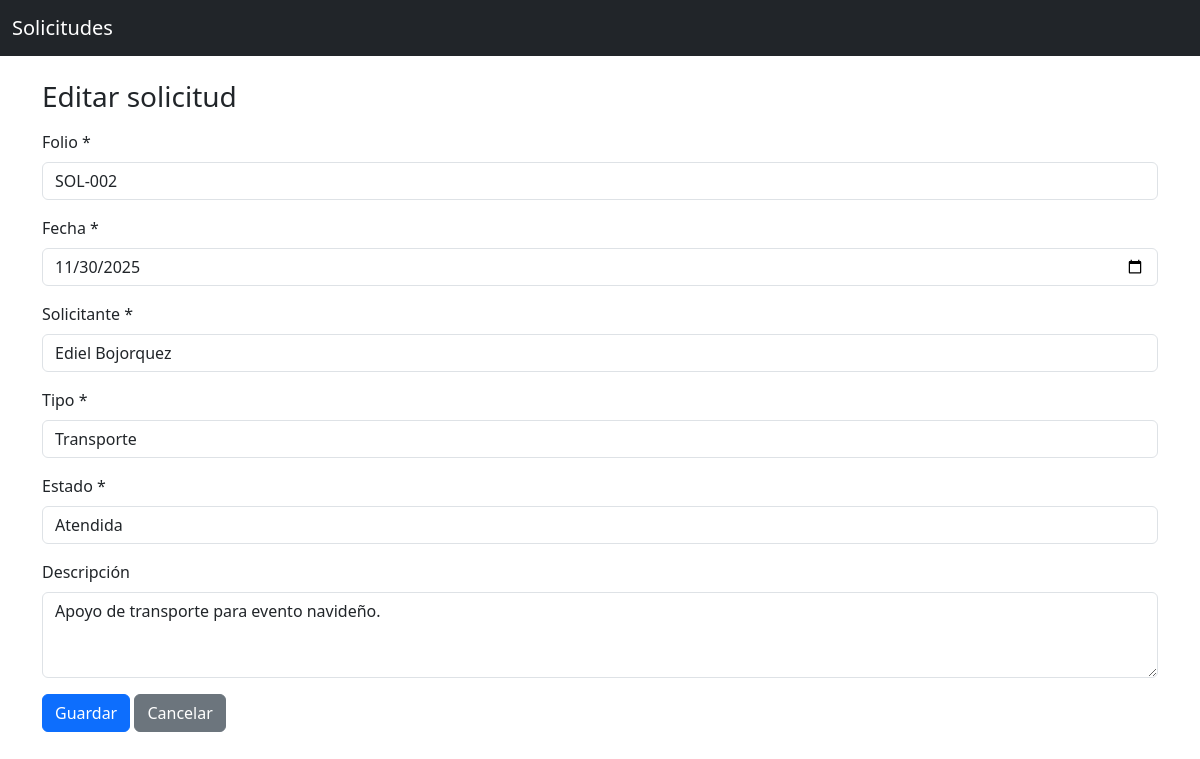
/editar/5, run on the app's committed database.
### tables this page shows
CREATE TABLE solicitudes (
                id INTEGER PRIMARY KEY AUTOINCREMENT,
                folio TEXT NOT NULL,
                fecha TEXT NOT NULL,
                solicitante TEXT NOT NULL,
                tipo TEXT NOT NULL,
                estado TEXT NOT NULL,
                descripcion TEXT
            );

### app.py (the view, shortened to what this page needs)
@app.route("/editar/<int:solicitud_id>", methods=["GET", "POST"])
def editar(solicitud_id):
    with get_connection() as conn:
        cur = conn.execute("SELECT * FROM solicitudes WHERE id = ?", (solicitud_id,))
        solicitud = cur.fetchone()
    if solicitud is None:
        flash("La solicitud indicada no existe.", "warning")
        return redirect(url_for("index"))
    return render_template("form.html", solicitud=solicitud, modo="editar")

### db.py (called while the page is built)
def get_connection():
    conn = sqlite3.connect(DATABASE)
    conn.row_factory = sqlite3.Row
    return conn

### templates/form.html (shortened to what this page needs)
{% extends "base.html" %}
{% block content %}
<h1 class="h3 mb-3">
    {% if modo == "editar" %}Editar solicitud{% else %}Nueva solicitud{% endif %}
</h1>
<form method="post">
    <div class="mb-3">
        <label class="form-label">Folio *</label>
        <input type="text" name="folio" class="form-control"
               value="{{ solicitud.folio if solicitud else '' }}" required>
    </div>
    <div class="mb-3">
        <label class="form-label">Fecha *</label>
        <input type="date" name="fecha" class="form-control"
               value="{{ solicitud.fecha if solicitud else '' }}" required>
    </div>
    <div class="mb-3">
        <label class="form-label">Solicitante *</label>
        <input type="text" name="solicitante" class="form-control"
               value="{{ solicitud.solicitante if solicitud else '' }}" required>
    </div>
    <div class="mb-3">
        <label class="form-label">Tipo *</label>
        <input type="text" name="tipo" class="form-control"
               value="{{ solicitud.tipo if solicitud else '' }}" required>
    </div>
    <div class="mb-3">
        <label class="form-label">Estado *</label>
        <input type="text" name="estado" class="form-control"
               value="{{ solicitud.estado if solicitud else '' }}" required>
    </div>
    <div class="mb-3">
        <label class="form-label">Descripción</label>
        <textarea name="descripcion" class="form-control" rows="3">{{ solicitud.descripcion if solicitud else '' }}</textarea>
    </div>
    <button type="submit" class="btn btn-primary">
        Guardar
    </button>
    <a href="{{ url_for('index') }}" class="btn btn-secondary">Cancelar</a>
</form>
{% endblock %}

### data on the page
solicitudes: folio "SOL-002", fecha "11/30/2025", solicitante "Ediel Bojorquez", tipo "Transporte", estado "Atendida", descripcion "Apoyo de transporte para evento navideño."
